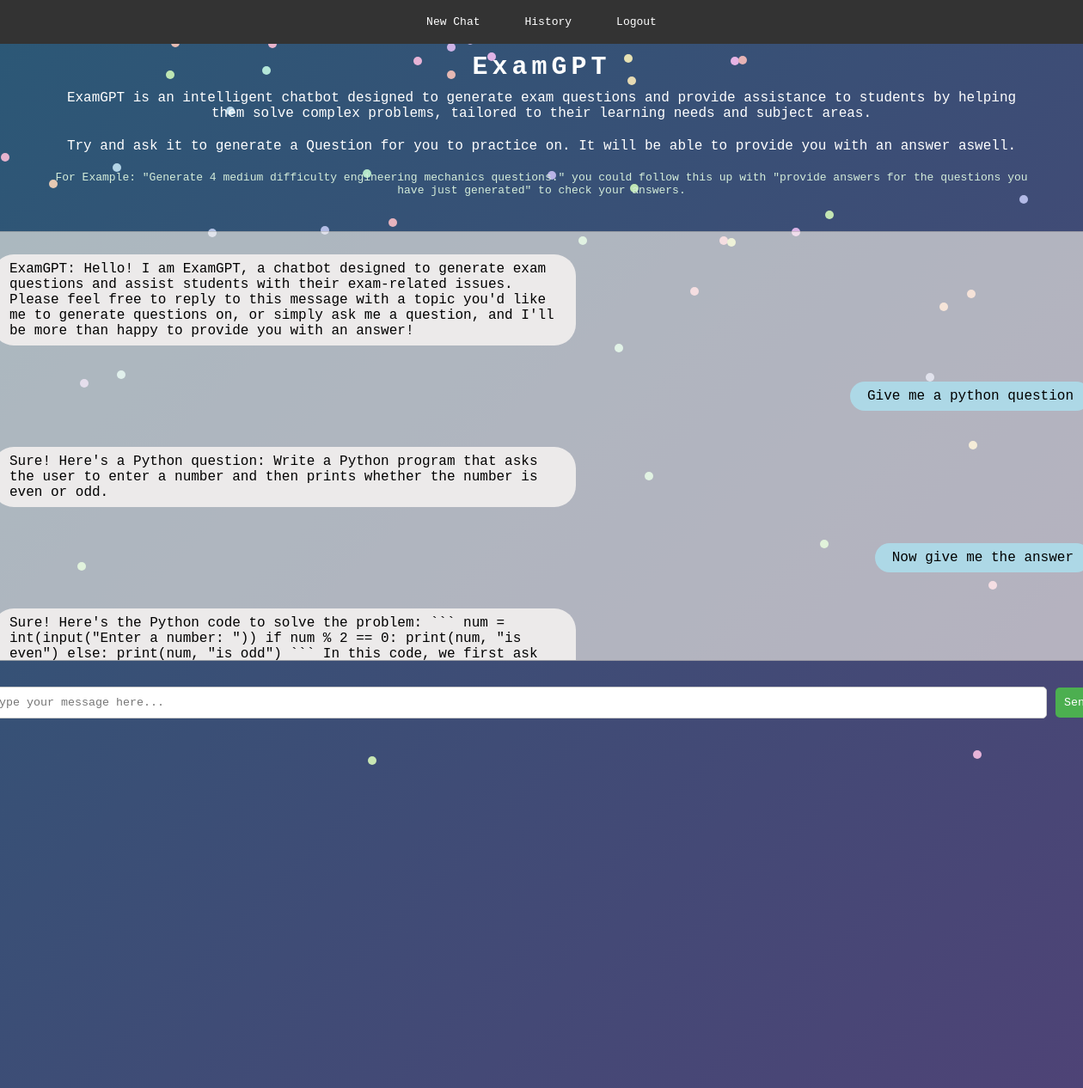
Screenshot of /index/17 (signed in) with the database file from the repository.
### app/models.py (models this page shows, shortened)
class chat_message_data(db.Model):
    message_id = db.Column(db.Integer, primary_key=True)
    conversation_id = db.Column(db.Integer, db.ForeignKey('conversation_data.conversation_id'))
    message_number = db.Column(db.Integer)
    sender = db.Column(db.String(8)) #Either User, Chat or System
    message = db.Column(db.String(1024)) #Whats the max message length?

### app/__init__.py (the view)
@app.route('/index/<conversation_id>')
@login_required
def chat(conversation_id):
    conversation = current_user.conversations.filter_by(conversation_id=conversation_id).first_or_404()
    messages = conversation.get_messages()
    return render_template('index.html', messages=messages)

### app/models.py (called while the page is built)
@login.user_loader
def load_user(id):
    return customer_data.query.get(int(id))

    def get_messages(self):
        return chat_message_data.query.filter_by(conversation_id=self.conversation_id).order_by(chat_message_data.message_number).all()

### app/templates/index.html (shortened to what this page needs)
<!DOCTYPE html>
<html lang="en">
  <head>
    <link rel="stylesheet" href="{{ url_for('static', filename='style.css') }}" />
  </head>
  <body>
    <div class="background"></div>
    <nav class="navbar">
      <a href="{{ url_for('home') }}">New Chat</a>
      <a href="{{ url_for('history') }}">History</a>
      {% if current_user.is_anonymous %}
      <a href="{{ url_for('login') }}">Login</a>
      {% else %}
      <a onclick="confirmLogout()" style="cursor: pointer;">Logout</a>
      {% endif %}
    </nav>
    <div class="body-width">
      <div class="welcome-section">
        <h1>ExamGPT</h1>
        <p>
          ExamGPT is an intelligent chatbot designed to generate exam questions and provide assistance to
          students by helping them solve complex problems, tailored to their learning needs and subject areas.
        </p>
        <p>
          Try and ask it to generate a Question for you to practice on. It will be able to provide you with an answer aswell.
        </p>
        <p class="example">
          For Example: "Generate 4 medium difficulty engineering mechanics questions." you could follow this up with
           "provide answers for the questions you have just generated" to check your answers.
        </p>
      </div>
      <div class="chatbox-container">
        <div class="chatbox-message chatbox-message-chatbot">
          <p class="chatbox-message-chatbot-internal">
            ExamGPT: Hello! I am ExamGPT, a chatbot designed to generate exam questions and assist students with their exam-related issues.
            Please feel free to reply to this message with a topic you'd like me to generate questions on, or simply ask me a question,
            and I'll be more than happy to provide you with an answer!
          </p>
        </div>
        {% for m in messages%}
        <div class="chatbox-message chatbox-message-{{ m.sender }}">
          <p class="chatbox-message-{{ m.sender }}-internal">{{ m.message }}</p>
        </div>
        {% endfor %}
      </div>
      <div class="chatbox-input-container">
        <input
          type="text"
          class="chatbox-input"
          placeholder="Type your message here..."
        />
        <button class="chatbox-send-button">Send</button>
      </div>
    </div>
  </body>
</html>

### app/static/style.css (style rules this page uses)
* { font-family: monospace; font-weight: 500; }
body { display: flex; flex-direction: column; align-items: center; margin: 0; z-index: 2; overflow: hidden; margin-bottom: 50px; }
.navbar { display: flex; background-color: #333; padding: 10px; justify-content: center; width: 100%; margin: 0; z-index: 2; }
.navbar a { color: white; text-decoration: none; margin: 0 10px; padding: 8px 16px; border-radius: 5px; z-index: 2; }
.body-width { width: fit-content; z-index: 2; }
.welcome-section { display: flex; flex-direction: column; align-items: center; text-align: center; z-index: 2; color: white; font-family: monospace; }
.welcome-section h1 { font-weight: 700; font-size: 30px; letter-spacing: 5px; margin-top: 10px; margin-bottom: 0px; }
.welcome-section p { font-weight: 500; font-size: 16px; margin: 10px 80px; }
.welcome-section .example { font-size: 13px; color: #d4edda; }
.chatbox-container { border: 1px solid rgba(0, 0, 0, 0.144); border-radius: 10px; height: 500px; max-width: 1300px; min-width: 1300px; box-sizing: border-box; overflow-y: scroll; padding: 10px; margin-top: 30px; margin-left: auto; margin-right: auto; background-color: rgba(255, 251, 241, 0.6); z-index: 2; }
.chatbox-message { display: flex; width: 100%; margin-bottom: 10px; z-index: 2; }
.chatbox-message p { background-color: rgb(236, 234, 234); padding: 8px 20px; border-radius: 25px; font-size: 16px; justify-content: start; max-width: 50%; word-wrap: break-word; z-index: 2; }
.chatbox-message-user { justify-content: end; z-index: 2; }
.chatbox-message-user p { background-color: lightblue; z-index: 2; }
.chatbox-message-chatbot { justify-content: start; z-index: 2; }
.chatbox-message-chatbot p { background-color: rgb(236, 234, 234); z-index: 2; }
.chatbox-input-container { display: flex; align-items: center; max-width: 1300px; min-width: 1300px; margin-left: auto; margin-right: auto; margin-top: 30px; z-index: 2; }
.chatbox-input { flex-grow: 1; border: 1px solid #ccc; border-radius: 5px; padding: 10px; margin-right: 10px; z-index: 2; }
.chatbox-send-button { background-color: #4caf50; color: white; border: none; border-radius: 5px; padding: 10px; cursor: pointer; z-index: 2; }
.background { position: fixed; top: 0; left: 0; width: 100%; height: 100%; background: linear-gradient(135deg, #2b5876, #4e4376); z-index: 0; }

### rows the page displays
chat_message_data: message "Give me a python question"
chat_message_data: message "Sure! Here's a Python question: Write a Python program that asks the user to enter a number and then prints whether the number is even or odd."
chat_message_data: message "Now give me the answer"
chat_message_data: message "Sure! Here's the Python code to solve the problem: ``` num = int(input(\"Enter a number: \")) if num % 2 == 0: print(num, \"is even\") else: print(num, \"is odd\") ``` In this code, we first ask…"
